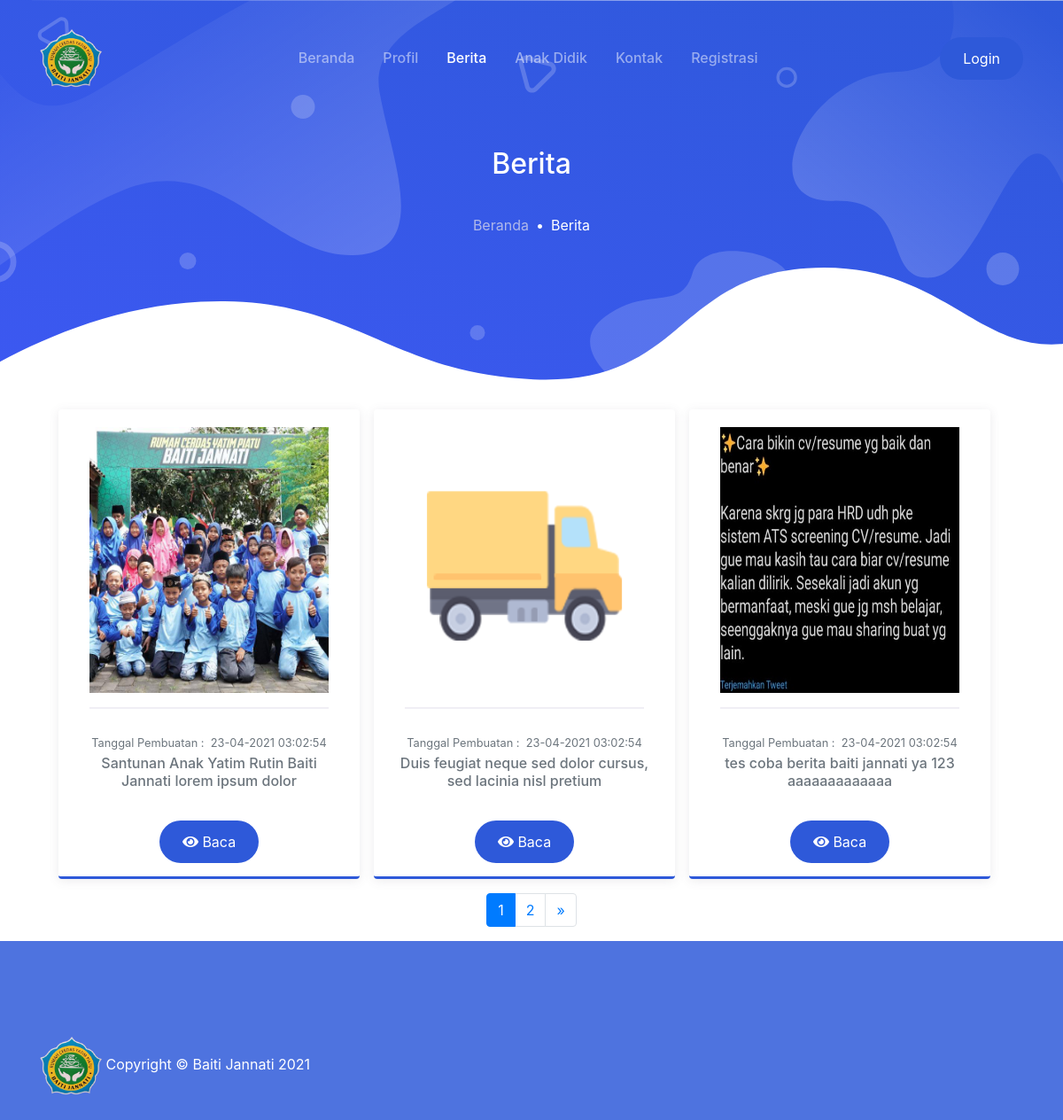
The page /index.php/berita on the database its author committed.
### tables this page shows
CREATE TABLE `berita` (
  `id_berita` int(11) NOT NULL,
  `id_user` int(11) NOT NULL,
  `judul` varchar(128) NOT NULL,
  `deskripsi` text NOT NULL,
  `foto` varchar(256) NOT NULL,
  `created_at` datetime NOT NULL DEFAULT CURRENT_TIMESTAMP,
  `updated_at` datetime DEFAULT NULL ON UPDATE CURRENT_TIMESTAMP
);

### index.php (called while the page is built, shortened)
<?php
require_once BASEPATH.'core/CodeIgniter.php';

### application/config/config.php (called while the page is built, shortened)
<?php
$config['base_url'] = 'http://localhost:8080/baitijannati';
$config['index_page'] = '';
$config['uri_protocol']    = 'REQUEST_URI';
$config['url_suffix'] = '';
$config['language']    = 'english';
$config['charset'] = 'UTF-8';
$config['enable_hooks'] = FALSE;
$config['subclass_prefix'] = 'MY_';
$config['composer_autoload'] = "./vendor/autoload.php";
$config['permitted_uri_chars'] = 'a-z 0-9~%.:_\-';
$config['enable_query_strings'] = FALSE;
$config['controller_trigger'] = 'c';
$config['function_trigger'] = 'm';
$config['directory_trigger'] = 'd';
$config['allow_get_array'] = TRUE;
$config['log_threshold'] = 0;
$config['log_path'] = '';
$config['log_file_extension'] = '';
$config['log_file_permissions'] = 0644;
$config['log_date_format'] = 'Y-m-d H:i:s';
$config['error_views_path'] = '';
$config['cache_path'] = '';
$config['cache_query_string'] = FALSE;
$config['encryption_key'] = '';
$config['sess_driver'] = 'files';
$config['sess_cookie_name'] = 'ci_session';
$config['sess_expiration'] = 7200;
$config['sess_save_path'] = NULL;
$config['sess_match_ip'] = FALSE;
$config['sess_time_to_update'] = 300;
$config['sess_regenerate_destroy'] = FALSE;
$config['cookie_prefix']    = '';
$config['cookie_domain']    = '';
$config['cookie_path']        = '/';
$config['cookie_secure']    = FALSE;
$config['cookie_httponly']     = FALSE;
$config['standardize_newlines'] = FALSE;
$config['global_xss_filtering'] = FALSE;
$config['csrf_protection'] = FALSE;
$config['csrf_token_name'] = 'csrf_test_name';
$config['csrf_cookie_name'] = 'csrf_cookie_name';
$config['csrf_expire'] = 7200;
$config['csrf_regenerate'] = TRUE;
$config['csrf_exclude_uris'] = array();
$config['compress_output'] = FALSE;
$config['time_reference'] = 'local';
$config['rewrite_short_tags'] = FALSE;
$config['proxy_ips'] = '';

### application/models/admin/berita_model.php (called while the page is built, shortened)
<?php
class Berita_model extends CI_Model
{
    public function showBeritaPagination($limit, $start)
    {
        $this->db->select('berita.*, user.name');
        $this->db->join('user', 'berita.id_user = user.id_user');
        return $this->db->get('berita', $limit, $start)->result();
    }
    public function countAllBerita()
    {
        return $this->db->get('berita')->num_rows();
    }
}

### application/views/berita.php (the view, shortened to what this page needs)
<body>
    <main>
        <div class="page-hero-section bg-image hero-mini"
            style="background-image: url(<?= base_url(); ?>assets/user/img/hero_mini.svg);">
            <div class="hero-caption">
                <div class="container fg-white h-100">
                    <div class="row justify-content-center align-items-center text-center h-100">
                        <div class="col-lg-6">
                            <h3 class="mb-4 fw-medium">Berita</h3>
                            <nav aria-label="breadcrumb">
                                <ol class="breadcrumb breadcrumb-dark justify-content-center bg-transparent">
                                    <li class="breadcrumb-item"><a href="<?= base_url('beranda') ?>">Beranda</a></li>
                                    <li class="breadcrumb-item active" aria-current="page">Berita</li>
                                </ol>
                            </nav>
                        </div>
                    </div>
                </div>
            </div>
        </div>
        <div class="container mr-12  wow fadeInUp">
            <div class="row justify-content-center">
                <?php foreach ($berita as $ad) : ?>
                <div class="card-page  mr-3 mb-3" style="width:340px; height:530px">
                    <center><img src="<?= base_url('assets/images/berita/') . $ad->foto ?>"
                            style="width:270px; height:300px;">
                        <br>
                    </center>
                    <center>
                        <hr width="90%">
                    </center>
                    <div class="text-muted">
                        <center>
                            <small>Tanggal Pembuatan
                                :&nbsp; <?=  date('d-m-Y H:i:s', strtotime($ad->created_at)); ?></small>
                            <h6><?= $ad->judul ?></h6>
                            <br>
                            <a class="btn btn-primary rounded-pill fixed"
                                href='<?= base_url() . 'berita/detail/' . $ad->id_berita ?>'>
                                <i class="fas fa-eye"></i> Baca
                            </a>
                        </center>
                    </div>
                    <center>
                        <br>
                    </center>
                </div>
                <?php endforeach ?>
            </div>
            <center><?= $this->pagination->create_links(); ?></center>
        </div>
    </main>
</body>

### assets/user/css/mobster.css (style rules this page uses)
:root { --primary: #4e73df; --secondary: #A52EFF; --success: #0ABF9E; --warning: #E89E09; --info: #4699F8; --danger: #F13057; --indigo: #602FDA; --dark: #383340; --light: #F0EEF5; --gray: #6b6872; --white: #fff; --font-family: 'Quicksand', Arial, Helvetica, sans-serif; --line-height: 1.7; --font-family-sans-serif: "Nunito", -apple-system, BlinkMacSystemFont, "Segoe UI", Roboto, "Helvetica Neue", Arial, sans-serif, "Apple Color Emoji", "Segoe UI Emoji", "Segoe UI Symbol", "Noto Color Emoji"; --font-family-monospace: SFMono-Regular, Menlo, Monaco, Consolas, "Liberation Mono", "Courier New", monospace; }
body { font-family: "Nunito", -apple-system, BlinkMacSystemFont, "Segoe UI", Roboto, "Helvetica Neue", Arial, sans-serif, "Apple Color Emoji", "Segoe UI Emoji", "Segoe UI Symbol", "Noto Color Emoji"; font-size: 16px; line-height: 1.7; color: #383340; }
a { color: #526bf5; }
h1, h2, h3, h4, h5, h6, .h1, .h2, .h3, .h4, .h5, .h6 { line-height: 1.25; }
h3, .h3 { font-size: 2rem; }
h6, .h6 { font-size: 1rem; }
hr { border-color: #E4E1EB; }
.fw-medium { font-weight: 500 !important; }
.fg-white { color: #fff !important; }
.bg-image { background-size: cover; background-position: center center; background-repeat: no-repeat; }
.btn { padding: 10px 24px; border-width: 2px; }
.btn-primary { color: #ffffff; background-color: #2e59d9; border-color: transparent !important; }
.breadcrumb { background-color: #F0EEF5; }
.breadcrumb-item { font-size: 16px; }
.breadcrumb-item + .breadcrumb-item::before { content: "\2022"; color: var(--primary); }
.breadcrumb-item a { color: #6b6872; }
.breadcrumb-item.active { color: var(--primary); }
.breadcrumb-dark { background-color: #383340; }
.breadcrumb-dark .breadcrumb-item + .breadcrumb-item::before { color: #fff; }
.breadcrumb-dark .breadcrumb-item a { color: rgba(228, 225, 235, 0.7); }
.breadcrumb-dark .breadcrumb-item.active { color: #fff; }
.page-hero-section { position: relative; height: 100vh; }
.page-hero-section .hero-caption { height: 100%; }
.hero-mini { height: 462px; }
.card-page { position: relative; padding: 20px; background-color: #fff; color: #6b6872; border-radius: 4px; box-shadow: 0 2px 12px rgba(95, 90, 104, 0.12); border-bottom: 3px solid #2e59d9; }
.card-page hr { margin-left: -20px; margin-right: -20px; margin-bottom: 24px; border-width: 2px; border-color: #F0EEF5; }

### rows shown on the page
berita: foto (picture), created_at "23-04-2021 03:02:54", judul "Santunan Anak Yatim Rutin Baiti Jannati lorem ipsum dolor"
berita: foto (picture), created_at "23-04-2021 03:02:54", judul "Duis feugiat neque sed dolor cursus, sed lacinia nisl pretium"
berita: foto (picture), created_at "23-04-2021 03:02:54", judul "tes coba berita baiti jannati ya 123 aaaaaaaaaaaaa"

### other values the page prints
$this->pagination->create_links() "1 2 »"
